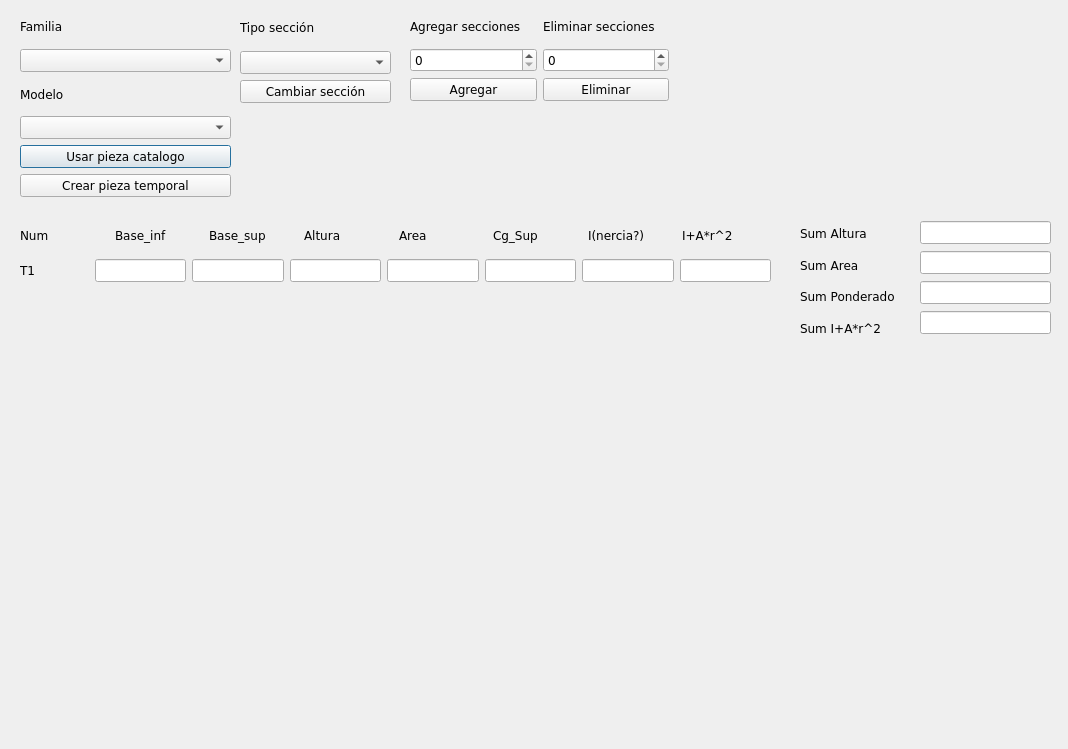
<?xml version="1.0" encoding="UTF-8"?>
<ui version="4.0">
 <class>Dialog</class>
 <widget class="QDialog" name="Dialog">
  <property name="geometry">
   <rect>
    <x>0</x>
    <y>0</y>
    <width>1068</width>
    <height>749</height>
   </rect>
  </property>
  <property name="font">
   <font>
    <family>Verdana</family>
    <italic>false</italic>
    <bold>false</bold>
   </font>
  </property>
  <property name="windowTitle">
   <string>Dialog</string>
  </property>
  <widget class="QWidget" name="verticalLayoutWidget">
   <property name="geometry">
    <rect>
     <x>20</x>
     <y>10</y>
     <width>211</width>
     <height>187</height>
    </rect>
   </property>
   <layout class="QVBoxLayout" name="Vlayout_catalogo">
    <item>
     <widget class="QLabel" name="label_familia">
      <property name="text">
       <string>Familia</string>
      </property>
     </widget>
    </item>
    <item>
     <widget class="QComboBox" name="combo_familia"/>
    </item>
    <item>
     <widget class="QLabel" name="label_modelo">
      <property name="text">
       <string>Modelo</string>
      </property>
     </widget>
    </item>
    <item>
     <widget class="QComboBox" name="combo_modelo"/>
    </item>
    <item>
     <widget class="QPushButton" name="btn_acpt_pieza">
      <property name="text">
       <string>Usar pieza catalogo</string>
      </property>
     </widget>
    </item>
    <item>
     <widget class="QPushButton" name="btn_crear_pieza_temp">
      <property name="text">
       <string>Crear pieza temporal</string>
      </property>
     </widget>
    </item>
   </layout>
  </widget>
  <widget class="QWidget" name="horizontalLayoutWidget">
   <property name="geometry">
    <rect>
     <x>20</x>
     <y>220</y>
     <width>751</width>
     <height>31</height>
    </rect>
   </property>
   <layout class="QHBoxLayout" name="Hlayout_label_variables">
    <item>
     <widget class="QLabel" name="label_name">
      <property name="text">
       <string>Num</string>
      </property>
     </widget>
    </item>
    <item>
     <widget class="QLabel" name="label_bi">
      <property name="text">
       <string>Base_inf</string>
      </property>
     </widget>
    </item>
    <item>
     <widget class="QLabel" name="label_bs">
      <property name="text">
       <string>Base_sup</string>
      </property>
     </widget>
    </item>
    <item>
     <widget class="QLabel" name="label_altura">
      <property name="text">
       <string>Altura</string>
      </property>
     </widget>
    </item>
    <item>
     <widget class="QLabel" name="label_area">
      <property name="text">
       <string>Area</string>
      </property>
     </widget>
    </item>
    <item>
     <widget class="QLabel" name="label_cg">
      <property name="text">
       <string>Cg_Sup</string>
      </property>
     </widget>
    </item>
    <item>
     <widget class="QLabel" name="label_inercia">
      <property name="text">
       <string>I(nercia?)</string>
      </property>
     </widget>
    </item>
    <item>
     <widget class="QLabel" name="label_op">
      <property name="text">
       <string>I+A*r^2</string>
      </property>
     </widget>
    </item>
   </layout>
  </widget>
  <widget class="QWidget" name="horizontalLayoutWidget_2">
   <property name="geometry">
    <rect>
     <x>20</x>
     <y>250</y>
     <width>751</width>
     <height>41</height>
    </rect>
   </property>
   <layout class="QHBoxLayout" name="Hlayout_tupla_base">
    <item>
     <widget class="QLabel" name="t1_name">
      <property name="text">
       <string>T1              </string>
      </property>
     </widget>
    </item>
    <item>
     <widget class="QLineEdit" name="t1_bi"/>
    </item>
    <item>
     <widget class="QLineEdit" name="t1_bs"/>
    </item>
    <item>
     <widget class="QLineEdit" name="t1_altura"/>
    </item>
    <item>
     <widget class="QLineEdit" name="t1_area"/>
    </item>
    <item>
     <widget class="QLineEdit" name="t1_cg"/>
    </item>
    <item>
     <widget class="QLineEdit" name="t1_inercia"/>
    </item>
    <item>
     <widget class="QLineEdit" name="t1_op"/>
    </item>
   </layout>
  </widget>
  <widget class="QWidget" name="verticalLayoutWidget_3">
   <property name="geometry">
    <rect>
     <x>800</x>
     <y>220</y>
     <width>121</width>
     <height>121</height>
    </rect>
   </property>
   <layout class="QVBoxLayout" name="Vlayout_label_resultados">
    <item>
     <widget class="QLabel" name="label_sum_altura">
      <property name="text">
       <string>Sum Altura</string>
      </property>
     </widget>
    </item>
    <item>
     <widget class="QLabel" name="label_sum_area">
      <property name="text">
       <string>Sum Area</string>
      </property>
     </widget>
    </item>
    <item>
     <widget class="QLabel" name="label_sum_ponderado">
      <property name="text">
       <string>Sum Ponderado</string>
      </property>
     </widget>
    </item>
    <item>
     <widget class="QLabel" name="label_sum_op">
      <property name="text">
       <string>Sum I+A*r^2</string>
      </property>
     </widget>
    </item>
   </layout>
  </widget>
  <widget class="QWidget" name="verticalLayoutWidget_4">
   <property name="geometry">
    <rect>
     <x>920</x>
     <y>220</y>
     <width>131</width>
     <height>116</height>
    </rect>
   </property>
   <layout class="QVBoxLayout" name="Vlayout_resultados">
    <item>
     <widget class="QLineEdit" name="result_sum_altura">
      <property name="readOnly">
       <bool>true</bool>
      </property>
     </widget>
    </item>
    <item>
     <widget class="QLineEdit" name="result_sum_area">
      <property name="readOnly">
       <bool>true</bool>
      </property>
     </widget>
    </item>
    <item>
     <widget class="QLineEdit" name="result_sum_ponderado">
      <property name="readOnly">
       <bool>true</bool>
      </property>
     </widget>
    </item>
    <item>
     <widget class="QLineEdit" name="result_sum_op">
      <property name="readOnly">
       <bool>true</bool>
      </property>
     </widget>
    </item>
   </layout>
  </widget>
  <widget class="QWidget" name="verticalLayoutWidget_5">
   <property name="geometry">
    <rect>
     <x>20</x>
     <y>290</y>
     <width>751</width>
     <height>441</height>
    </rect>
   </property>
   <layout class="QVBoxLayout" name="layout_nuevas_row">
    <item>
     <spacer name="verticalSpacer">
      <property name="orientation">
       <enum>Qt::Orientation::Vertical</enum>
      </property>
      <property name="sizeHint" stdset="0">
       <size>
        <width>20</width>
        <height>40</height>
       </size>
      </property>
     </spacer>
    </item>
   </layout>
  </widget>
  <widget class="QWidget" name="gridLayoutWidget">
   <property name="geometry">
    <rect>
     <x>410</x>
     <y>10</y>
     <width>259</width>
     <height>91</height>
    </rect>
   </property>
   <layout class="QGridLayout" name="Glayout_edita_tuplas">
    <item row="0" column="1">
     <widget class="QLabel" name="label_cant_eliminar">
      <property name="text">
       <string>Eliminar secciones</string>
      </property>
     </widget>
    </item>
    <item row="1" column="0">
     <widget class="QSpinBox" name="spin_cant_agregar"/>
    </item>
    <item row="2" column="1">
     <widget class="QPushButton" name="btn_acpt_eliminar">
      <property name="text">
       <string>Eliminar</string>
      </property>
     </widget>
    </item>
    <item row="2" column="0">
     <widget class="QPushButton" name="btn_acpt_agregar">
      <property name="text">
       <string>Agregar</string>
      </property>
     </widget>
    </item>
    <item row="1" column="1">
     <widget class="QSpinBox" name="spin_cant_eliminar"/>
    </item>
    <item row="0" column="0">
     <widget class="QLabel" name="label_cant_agregar">
      <property name="text">
       <string>Agregar secciones</string>
      </property>
     </widget>
    </item>
   </layout>
  </widget>
  <widget class="QWidget" name="verticalLayoutWidget_2">
   <property name="geometry">
    <rect>
     <x>240</x>
     <y>10</y>
     <width>151</width>
     <height>93</height>
    </rect>
   </property>
   <layout class="QVBoxLayout" name="Vlayout_catalogo_2">
    <item>
     <widget class="QLabel" name="label_tipo_seccion">
      <property name="text">
       <string>Tipo sección</string>
      </property>
     </widget>
    </item>
    <item>
     <widget class="QComboBox" name="combo_tipo_seccion"/>
    </item>
    <item>
     <widget class="QPushButton" name="btn_acpt_tipo_seccion">
      <property name="text">
       <string>Cambiar sección</string>
      </property>
     </widget>
    </item>
   </layout>
  </widget>
 </widget>
 <resources/>
 <connections/>
</ui>
